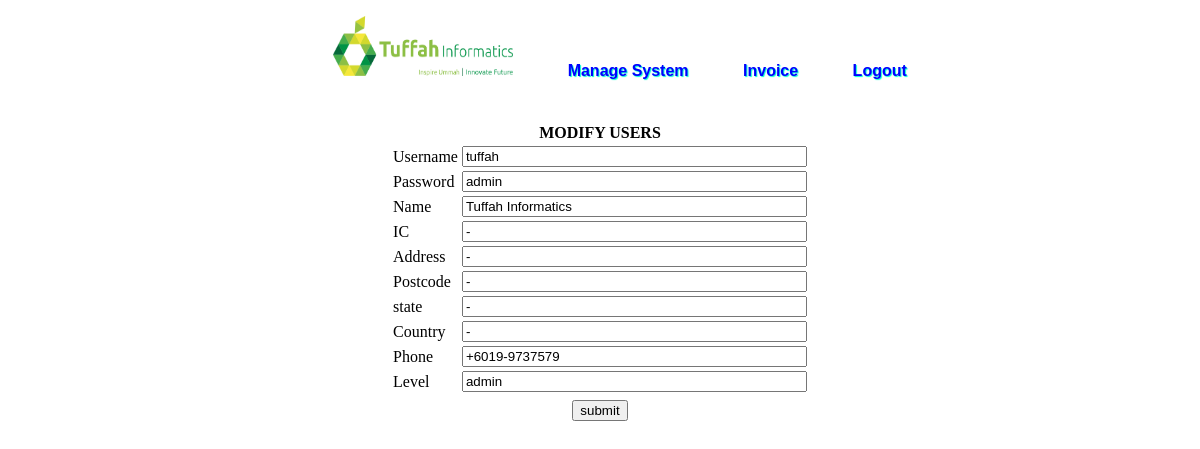
/func/usermodify.php?modify=1, run on the app's committed database.
### tables this page shows
CREATE TABLE IF NOT EXISTS `users` (
  `id` int(200) NOT NULL AUTO_INCREMENT,
  `username` varchar(200) NOT NULL,
  `password` varchar(200) NOT NULL,
  `name` varchar(200) NOT NULL,
  `ic` varchar(200) NOT NULL,
  `address` varchar(200) NOT NULL,
  `postcode` varchar(200) NOT NULL,
  `state` varchar(200) NOT NULL,
  `country` varchar(200) NOT NULL,
  `phone` varchar(200) NOT NULL,
  `level` varchar(200) NOT NULL,
  PRIMARY KEY (`id`)
);

### func/usermodify.php (the view, shortened to what this page needs)
<?php
include('../inc/connect.php');
	if(isset($_GET['modify'])){
		$id= $_GET['modify'];
		$sql = "SELECT * FROM users WHERE id = $id";
		$res = mysql_query($sql) or die (mysql_error());
		$user = mysql_fetch_array($res);
	}
?>
<!DOCTYPE html PUBLIC "-//W3C//DTD XHTML 1.0 Transitional//EN" "http://www.w3.org/TR/xhtml1/DTD/xhtml1-transitional.dtd">
<html xmlns="http://www.w3.org/1999/xhtml">
<head>
<link rel="stylesheet" href="../style/style.css" type="text/css" />
</head>
<body>
	<div class="main">
    	<div class="navbar">
    		<ul id="menu">
        		<li><a href="../admin/index.php"><img src="../img/login logo.png" width="180" height="60" /></a></li>
                <li><a href="../admin/manage.php">Manage System</a></li>
        		<li><a href="../admin/invoiceForm.php">Invoice</a></li>
        		<li><a href="#">Logout</a></li>
			</ul>
		</div>
        	<br /><br /><br />
        <div class="content">
            <div>
            	<form action="usermodify.php" method="post">
                	<table align="center">
                    	<th colspan="2">MODIFY USERS</th>
                    	<tr>
                        	<td>Username</td>
                        	<td><input name="username" type="text" size="40" value="<?php echo  $user['username']; ?>" /></td>
                        </tr>
                    	<tr>
                        	<td>Password</td>
                        	<td><input name="password" type="text" size="40" value="<?php echo  $user['password']; ?>" /></td>
                        </tr>
                    	<tr>
                        	<td>Name</td>
                        	<td><input name="name" type="text" size="40" value="<?php echo  $user['name']; ?>" /></td>
                        </tr>
                        <tr>
                        	<td>IC</td>
                        	<td><input name="ic" type="text" size="40" value="<?php echo  $user['ic']; ?>" /></td>
                        </tr>
                        <tr>
                        	<td>Address</td>
                        	<td><input name="address" type="text" size="40" value="<?php echo  $user['address']; ?>" /></td>
                        </tr>
                        <tr>
                        	<td>Postcode</td>
                        	<td><input name="postcode" type="text" size="40" value="<?php echo  $user['postcode']; ?>" /></td>
                        </tr>
                        <tr>
                        	<td>state</td>
                        	<td><input name="state" type="text" size="40" value="<?php echo  $user['state']; ?>" /></td>
                        </tr>
                        <tr>
                        	<td>Country</td>
                        	<td><input name="country" type="text" size="40" value="<?php echo  $user['country']; ?>" /></td>
                        </tr>
                        <tr>
                        	<td>Phone</td>
                        	<td><input name="phone" type="text" size="40" value="<?php echo  $user['phone']; ?>" /></td>
                        </tr>
                        <tr>
                        	<td>Level</td>
                        	<td><input name="level" type="text" size="40" value="<?php echo  $user['level']; ?>" /></td>
                        </tr>
                        <tr>
                        	<td></td>
                        	<td><input name="id" type="hidden" size="40" value="<?php echo  $user['id']; ?>" /></td>
                        </tr>
                        <tr>
                        	<td colspan="2" align="center"><input name="submit" type="submit" value="submit" /></td>
                        </tr>
                    </table>
                </form>
            </div>
        </div>
    </div>
</body>
</html>

### style/style.css (style rules this page uses)
#menu { width:auto; height: 35px; font-size: 16px; font-family: Tahoma, Geneva, sans-serif; font-weight: bold; text-align: center; text-shadow: 1px 1px 1px #0FC; background-color:transparent; border-radius: 8px; }
#menu li { display: inline; padding: 15px; }
#menu a { text-decoration: none; color: #00F; padding: 10px 10px 10px 10px; }

### data on the page
users: username "tuffah", password "admin", name "Tuffah Informatics", ic "-", address "-", postcode "-", state "-", country "-", phone "+6019-9737579", level "admin"
